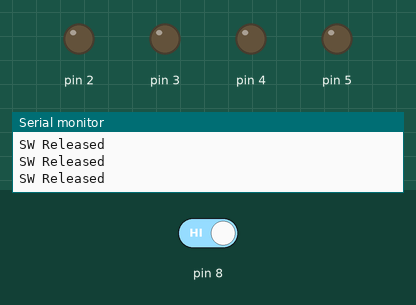
Recording of a sketch running on a simulated Arduino Uno, built with avr-gcc and run on an emulated ATmega328P. On the bench: output pins drawn as LEDs (lit = HIGH), the last lines printed to the serial monitor. The inputs (shaded band) are chosen by the test bench; at power-on: pin 8 HIGH.

Above: at 1.2 s.
1.3 s: pin 8 driven LOW
At 2.4 s:
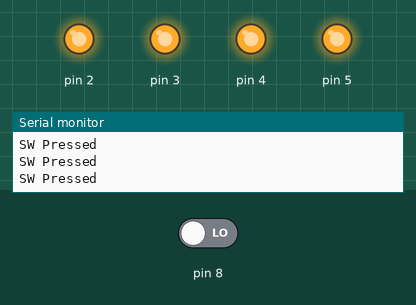
2.9 s: pin 8 driven HIGH
At 3.7 s:
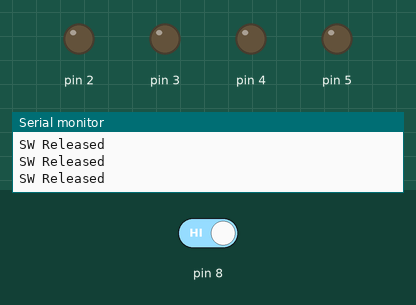
Timing chart, 0 to 5.9 s (numbered marks = the images above; inputs shaded):
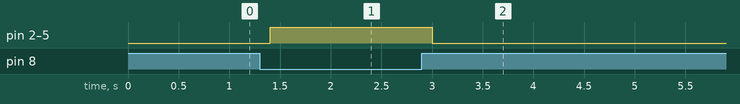

Measured:
- after the input at 1.3 s, pin 2–5: LOW → HIGH after 0.10 s
- after the input at 2.9 s, pin 2–5: HIGH → LOW after 0.10 s

The sketch:

press_for_LED.ino
```cpp
void setup() {
  // put your setup code here, to run once:
  pinMode(8,INPUT);
  Serial.begin(9600);

  for(int i=2;i<=5;i++){
  pinMode(i,OUTPUT);
  }

}


void loop() {
  // put your main code here, to run repeatedly:
  int data = digitalRead(8);

  if(data==0){
  Serial.print("SW Pressed");
  Serial.print("\n");
  }else{
  Serial.print("SW Released");
  Serial.print("\n");
  }


  digitalWrite(2,!data);
  digitalWrite(3,!data);
  digitalWrite(4,!data);
  digitalWrite(5,!data);

  delay(200);

}
```
